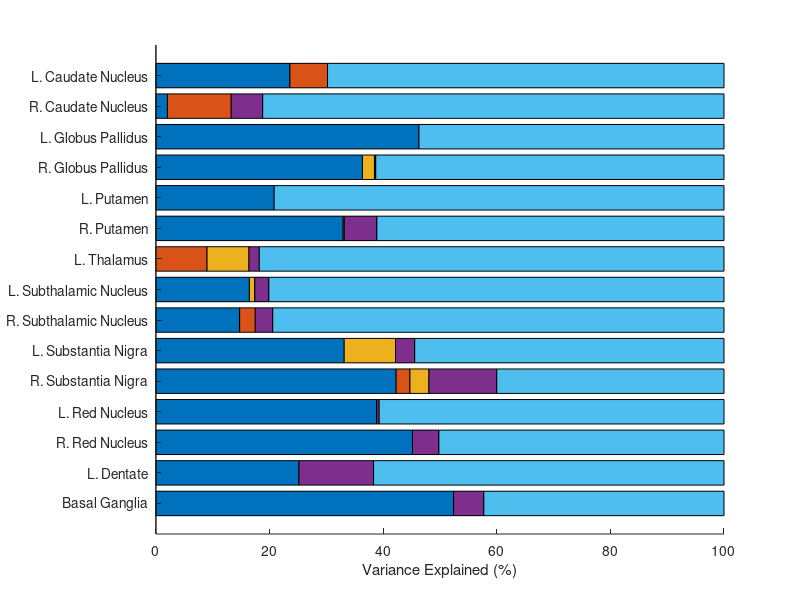

Source code (MATLAB): (Note: this script raises an error after producing the figure.)
% figure_variance_explained.m
%
% Script for generating the horizontal bar-chart figure of variance
% explained by each variable in the GLM, for use with the Sickle-UK data
% set, with statistics generated by SICKLE_GLM_ANALYSIS.m
% 
%
%       Copyright (C) University College London, 2025
%
%
% Created by MT Cherukara, April 2024
%
% CHANGELOG:
%
% 2025-03-11 (MTC). Refactored and brought into alignment with the other
%       scripts in this folder, ready for the paper.

clearvars;

%% Select Data

% Load in the data
load('SickleUK_GLMResultsBG_QSM.mat')
load('ROI_names_BG.mat');

% We only want to plot certain significant ROIs
sign_rois = find(res_pv < 0.05);
nrois = length(sign_rois);


%% Process 

% Nice ROI names, for displaying
roi_names_nice = {' L. Caudate Nucleus';' R. Caudate Nucleus';...
                  ' L. Globus Pallidus';' R. Globus Pallidus';...
                  ' L. Putamen';' R. Putamen';...
                  ' L. Thalamus';' R. Thalamus';...
                  ' L. Pulvinar';' R. Pulvinar';...
                  ' L. Subthalamic Nucleus';' R. Subthalamic Nucleus';...
                  ' L. Substantia Nigra';' R. Substantia Nigra';...
                  ' L. Red Nucleus';' R. Red Nucleus';...
                  ' L. Dentate';'R. Dentate';... %};
                  ' Basal Ganglia'};
roi_names_nice = roi_names_nice(sign_rois);

% Extract only the significant names
roi_names = roi_names(sign_rois);

% Extract only the significant columns
arr_Rsquared = arr_Rsquared(:,sign_rois);

% % Combine left and right pegboard scores
% arr_Rsquared(end+1,:) = arr_Rsquared(4,:) + arr_Rsquared(5,:);
% arr_Rsquared(4:5,:) = [];

% Subtract variance explained by Age from that of Pegboard score
arr_Rsquared(end,:) = arr_Rsquared(end,:) - arr_Rsquared(1,:);

% Set any negative values equal to 0
arr_Rsquared(arr_Rsquared < 0) = 0;

% Unexplained variance
arr_Rsquared(end+1,:) = ones(1,nrois) - sum(arr_Rsquared,1);

% These are the names for the rows of "arr_Rsquared"
var_names = {'Age'; 'Sex'; 'Group'; 'Pegboard'; 'Unexplained'};


%% Plot the Graph

% Bar Chart
figure('WindowStyle','Normal','Position',[100,200,1100,500]);
b = barh(flip(100.*arr_Rsquared',1),'Stacked');
box off;
yticklabels(flip(roi_names_nice));
xlabel('Variance Explained (%)');

% Set colours
b(1).FaceColor = [147,  39,  44]./255;  % UCL Mid Red 100%
b(2).FaceColor = [  0,  43,  85]./255;  % UCL Mid Blue 100%
b(3).FaceColor = [143, 153,  62]./255;  % UCL Mid Green 100%
b(4).FaceColor = [249, 190,   0]./255;  % UCL Yellow 100%
b(5).FaceColor = [ 98,  32, 113]./255;  % UCL Mid Purple 90%
b(6).FaceColor = [152, 143, 134]./255;  % UCL Grey 90%

% Background colour
% set(gcf,'color',[201, 147, 150]./255);
% set(gca,'color',[201, 147, 150]./255);

% Set y axis limits
set(gca,'YLim',[0.6,length(roi_names)+0.4]);
set(gca,'FontSize',18);
